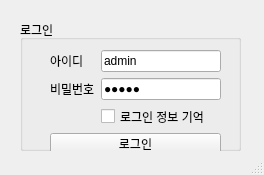
<?xml version="1.0" encoding="UTF-8"?>
<ui version="4.0">
 <class>MainWindow</class>
 <widget class="QMainWindow" name="MainWindow">
  <property name="geometry">
   <rect>
    <x>0</x>
    <y>0</y>
    <width>264</width>
    <height>175</height>
   </rect>
  </property>
  <property name="windowTitle">
   <string>MainWindow</string>
  </property>
  <widget class="QWidget" name="centralwidget">
   <widget class="QGroupBox" name="groupBox">
    <property name="geometry">
     <rect>
      <x>20</x>
      <y>20</y>
      <width>221</width>
      <height>131</height>
     </rect>
    </property>
    <property name="title">
     <string>로그인</string>
    </property>
    <widget class="QWidget" name="formLayoutWidget">
     <property name="geometry">
      <rect>
       <x>30</x>
       <y>30</y>
       <width>171</width>
       <height>105</height>
      </rect>
     </property>
     <layout class="QFormLayout" name="formLayout">
      <item row="0" column="0">
       <widget class="QLabel" name="label">
        <property name="text">
         <string>아이디</string>
        </property>
       </widget>
      </item>
      <item row="0" column="1">
       <widget class="QLineEdit" name="le_kiwoom_id">
        <property name="text">
         <string>admin</string>
        </property>
        <property name="placeholderText">
         <string>MoneyMaker ID</string>
        </property>
       </widget>
      </item>
      <item row="1" column="0">
       <widget class="QLabel" name="label_2">
        <property name="text">
         <string>비밀번호</string>
        </property>
       </widget>
      </item>
      <item row="1" column="1">
       <widget class="QLineEdit" name="le_kiwoom_pw">
        <property name="text">
         <string>admin</string>
        </property>
        <property name="echoMode">
         <enum>QLineEdit::Password</enum>
        </property>
        <property name="placeholderText">
         <string>MoneyMaker PW</string>
        </property>
       </widget>
      </item>
      <item row="3" column="0" colspan="2">
       <widget class="QPushButton" name="bt_login">
        <property name="text">
         <string>로그인</string>
        </property>
       </widget>
      </item>
      <item row="2" column="1">
       <widget class="QCheckBox" name="cb_simulate_2">
        <property name="enabled">
         <bool>true</bool>
        </property>
        <property name="text">
         <string>로그인 정보 기억</string>
        </property>
       </widget>
      </item>
     </layout>
    </widget>
   </widget>
  </widget>
  <widget class="QStatusBar" name="statusbar"/>
 </widget>
 <resources/>
 <connections/>
</ui>
